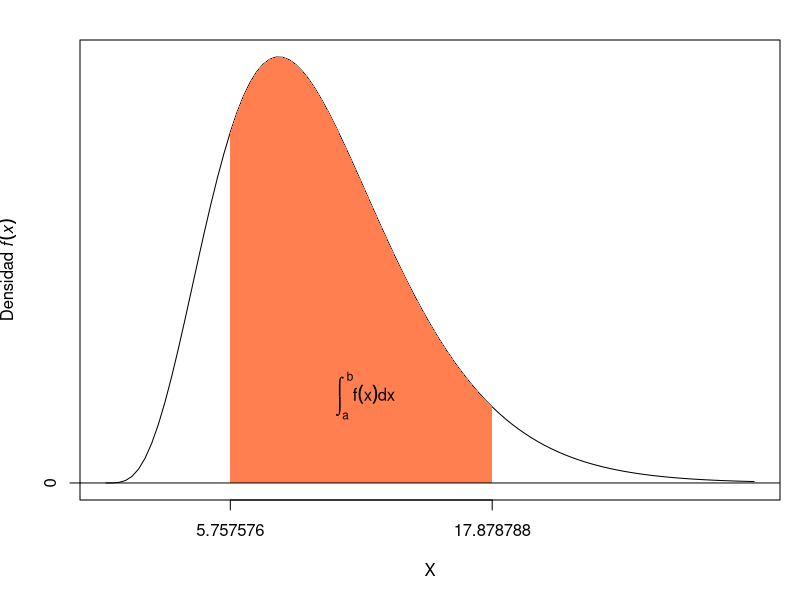
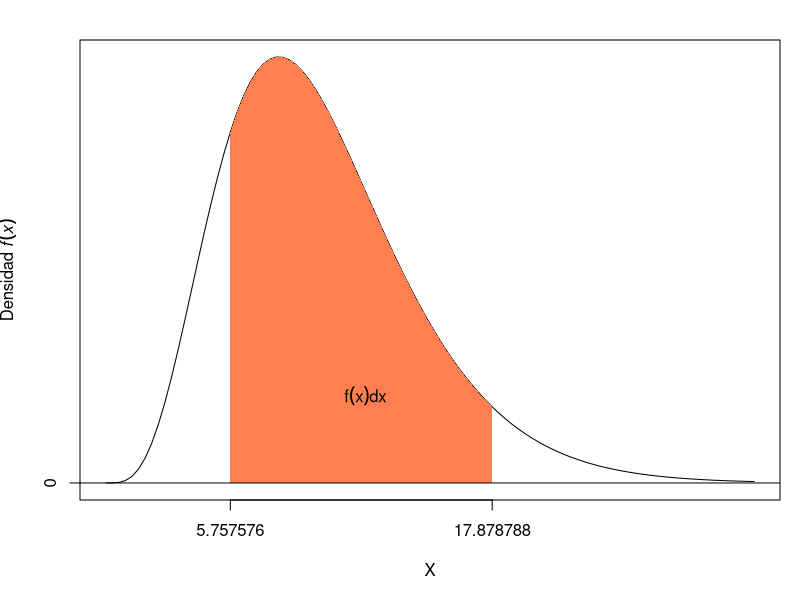
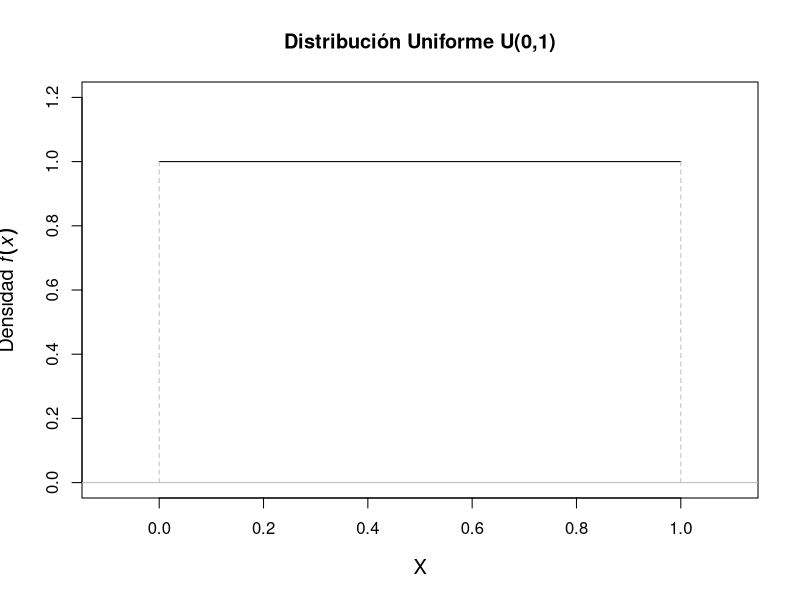
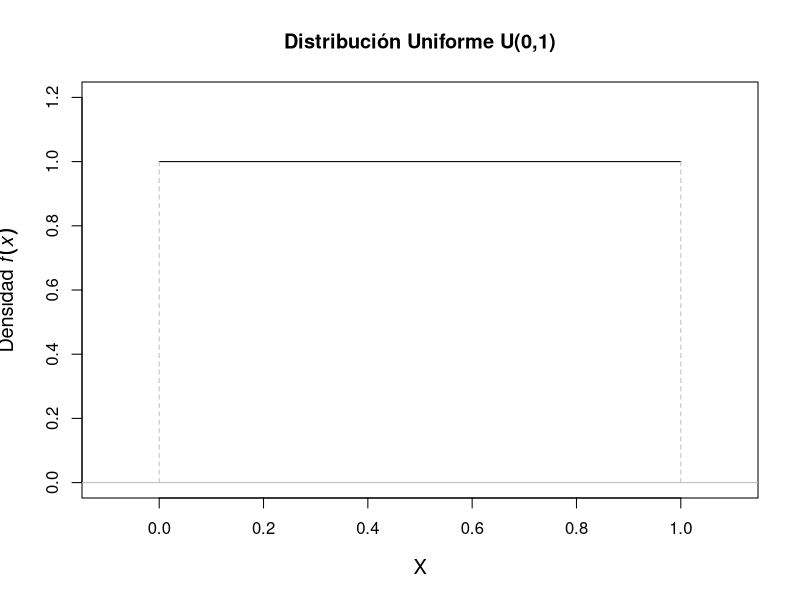
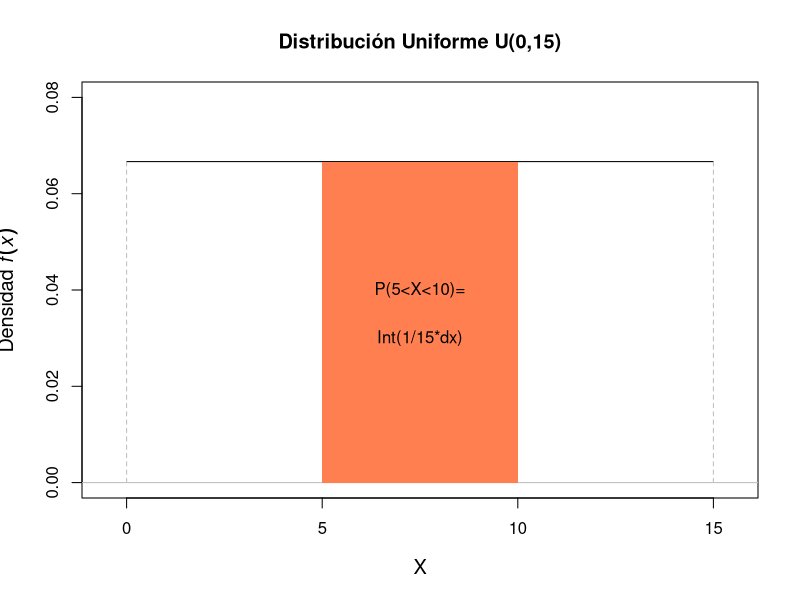
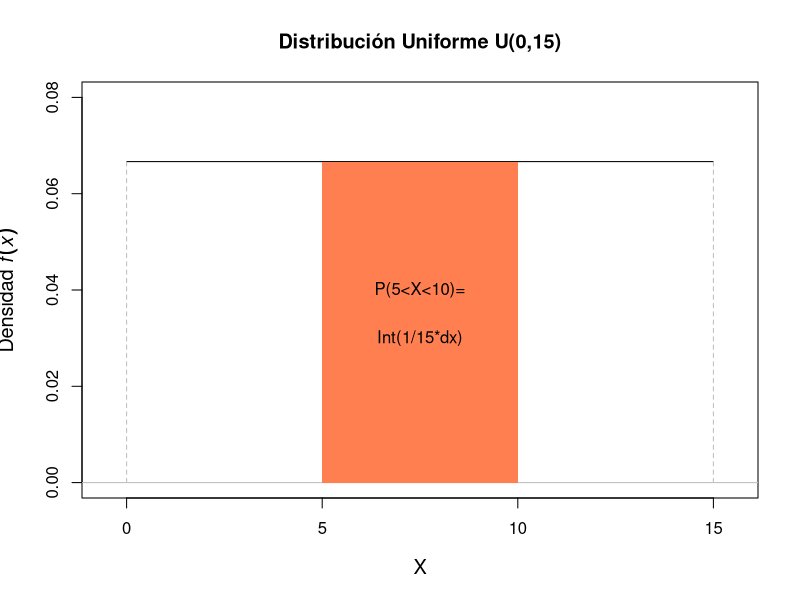
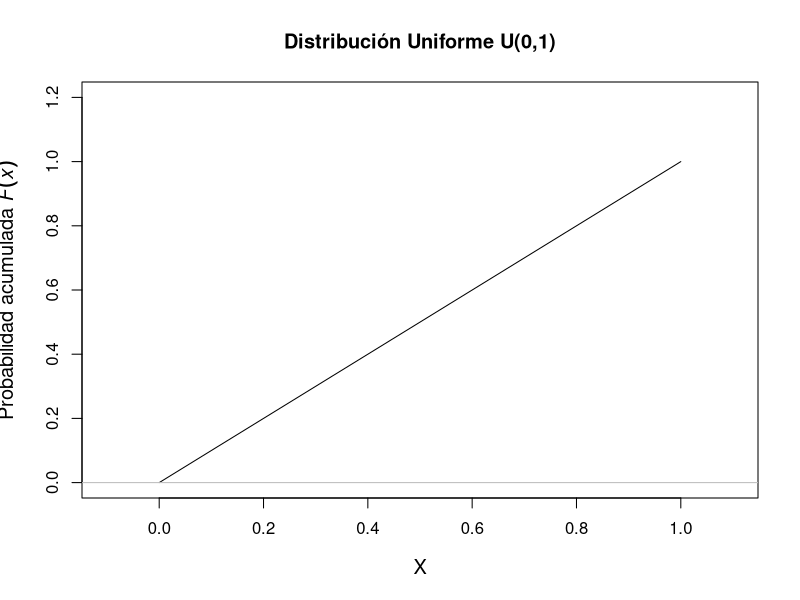
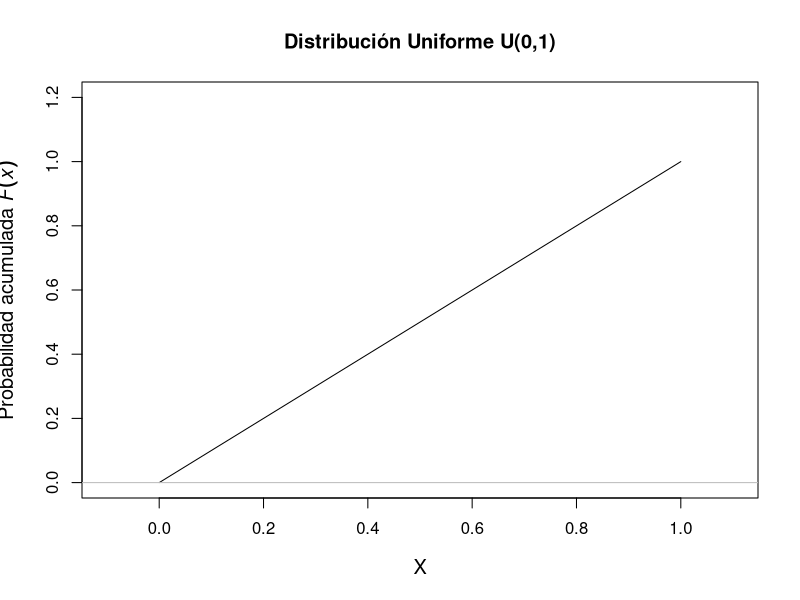

Recreate these plots in R, in order.
setwd("/media/datos/ceu/docencia/materiales/estadistica/presentaciones/curso_estadistica")

#Función de densidad
x11()
x<-seq(0,30,length=100) 
y2<-dchisq(x,df=10) 
par(mar=c(5,4,2,1)) 
plot(x, y2, xlim=c(0,30), type="l", xlab="X", ylab=expression(paste("Densidad ",italic(f(x)))), xaxt="n", yaxt="n") 
axis(side=1,c(x[20],x[60]))
axis(side=2,c(0))
polygon(c(x[20],x[20:60],x[60]), c(0,y2[20:60],0), col="coral", lty=0) 
text(12,0.02,expression(integral(f(x)*dx,a,b)))
abline(h=0,color="gray")
dev.copy2eps(file="img/variables_aleatorias_continuas/calculo_probabilidad_funcion_densidad.eps", width=5, height=5, pointsize=10)
dev.off()

xfig(file="img/variables_aleatorias_continuas/calculo_probabilidad_funcion_densidad.fig", onefile=TRUE, width=5, height=5, pointsize=10)
x<-seq(0,30,length=100) 
y2<-dchisq(x,df=10) 
par(mar=c(5,4,2,1)) 
plot(x, y2, xlim=c(0,30), type="l", xlab="X", ylab=expression(paste("Densidad ",italic(f(x)))), xaxt="n", yaxt="n") 
axis(side=1,c(x[20],x[60]))
axis(side=2,c(0))
polygon(c(x[20],x[20:60],x[60]), c(0,y2[20:60],0), col="coral", lty=0) 
text(12,0.02,expression(f(x)*dx))
abline(h=0, color="gray")
dev.off()


#Función de densidad uniforme
x11()
par(cex.lab=1.2)
x <- seq(0, 1, length=10)
plot(x, dunif(x, min=0, max=1), xlab="X", xlim=c(-0.1,1.1), ylim=c(0,1.2),ylab=expression(paste("Densidad ",italic(f(x)))), main="Distribución Uniforme U(0,1)", type="l")
abline(h=0, col="gray")
segments(0,0,0,1, lty=2, col="gray")
segments(1,0,1,1, lty=2, col="gray")
dev.copy2eps(file="img/variables_aleatorias_continuas/funcion_densidad_uniforme.eps", width=5, height=5, pointsize=10)
dev.off()

xfig(file="img/variables_aleatorias_continuas/funcion_densidad_uniforme.fig", onefile=TRUE, width=5, height=5, pointsize=10)
par(cex.lab=1.2)
x <- seq(0, 1, length=10)
plot(x, dunif(x, min=0, max=1), xlab="X", xlim=c(-0.1,1.1), ylim=c(0,1.2),ylab=expression(paste("Densidad ",italic(f(x)))), main="Distribución Uniforme U(0,1)", type="l")
abline(h=0, col="gray")
segments(0,0,0,1, lty=2, col="gray")
segments(1,0,1,1, lty=2, col="gray")
dev.off()


#Calculo de probabilidades con la uniforme
x = seq(0, 15, by=5)
y = dunif(x, min=0, max=15)
x11()
par(cex.lab=1.2)
plot(x, y, xlab="X", xlim=c(-0.5,15.5), ylim=c(0,0.08),ylab=expression(paste("Densidad ",italic(f(x)))), main="Distribución Uniforme U(0,15)", type="l")
abline(h=0, col="gray")
polygon(c(x[2],x[2],x[3],x[3]), c(0,y[1],y[2],0), col="coral", lty=0)
text(7.5,0.04,"P(5<X<10)=")
text(7.5,0.03,"Int(1/15*dx)")
segments(0,0,0,1/15, lty=2, col="gray")
segments(15,0,15,1/15, lty=2, col="gray")
dev.copy2eps(file="img/variables_aleatorias_continuas/calculo_probabilidades_uniforme.eps", width=5, height=5, pointsize=10)
dev.off()

xfig(file="img/variables_aleatorias_continuas/calculo_probabilidades_uniforme.fig", onefile=TRUE, width=5, height=5, pointsize=10)
par(cex.lab=1.2)
plot(x, y, xlab="X", xlim=c(-0.5,15.5), ylim=c(0,0.08),ylab=expression(paste("Densidad ",italic(f(x)))), main="Distribución Uniforme U(0,15)", type="l")
abline(h=0, col="gray")
polygon(c(x[2],x[2],x[3],x[3]), c(0,y[1],y[2],0), col="coral", lty=0)
text(7.5,0.04,"P(5<X<10)=")
text(7.5,0.03,"Int(1/15*dx)")
segments(0,0,0,1/15, lty=2, col="gray")
segments(15,0,15,1/15, lty=2, col="gray")
dev.off()


#Función de distribución uniforme
x11()
par(cex.lab=1.2)
x <- seq(0, 1, length=10)
plot(x, punif(x, min=0, max=1), xlab="X", xlim=c(-0.1,1.1), ylim=c(0,1.2),ylab=expression(paste("Probabilidad acumulada ",italic(F(x)))), main="Distribución Uniforme U(0,1)", type="l")
abline(h=0, col="gray")
dev.copy2eps(file="img/variables_aleatorias_continuas/funcion_distribucion_uniforme.eps", width=5, height=5, pointsize=10)
dev.off()

xfig(file="img/variables_aleatorias_continuas/funcion_distribucion_uniforme.fig", onefile=TRUE, width=5, height=5, pointsize=10)
par(cex.lab=1.2)
x <- seq(0, 1, length=10)
plot(x, punif(x, min=0, max=1), xlab="X", xlim=c(-0.1,1.1), ylim=c(0,1.2),ylab=expression(paste("Probabilidad acumulada ",italic(F(x)))), main="Distribución Uniforme U(0,1)", type="l")
abline(h=0, col="gray")
dev.off()


#Función de densidad de la normal estándar
x11()
par(cex.lab=1.2)
x <- seq(-3.291, 3.291, length=100)
plot(x, dnorm(x, mean=0, sd=1), xlab="X", ylab=expression(paste("Densidad ",italic(f(x)))), main=expression(paste("Distribución normal estándar N(", mu, " = 0, ", sigma, " = 1)")), type="l")
abline(h=0, col="gray")
dev.copy2eps(file="img/variables_aleatorias_continuas/funcion_densidad_normal_estandar.eps", width=5, height=5, pointsize=10)
dev.off()

xfig(file="img/variables_aleatorias_continuas/funcion_densidad_normal_estandar.fig", onefile=TRUE, width=5, height=5, pointsize=10)
plot(x, dnorm(x, mean=0, sd=1), xlab="X", ylab=expression(paste("Densidad ",italic(f(x)))), main=expression(paste("Distribución normal estándar N(", mu, " = 0, ", sigma, " = 1)")), type="l")
abline(h=0, col="gray")
dev.off()


#Función de densidad de normales con distinta media
x <- seq(-3.291, 3.291, length=100)
x11()
par(cex.lab=1.2)
plot(x, dnorm(x, mean=0, sd=1), xlim=c(-3.3,5.3), xlab="X", ylab=expression(paste("Densidad ",italic(f(x)))), main="Distribuciones normales con la misma varianza y distintas medias", type="l", col="coral")
lines(x+2, dnorm(x, mean=0, sd=1), type="l", col="royalblue1")
abline(h=0, col="gray")
legend(2.5, .4, lty=1, col=c("coral","royalblue1"), legend=expression(X==N(mu==0,sigma==1),Y==N(mu==2,sigma==1)), bty="n") 
dev.copy2eps(file="img/variables_aleatorias_continuas/funcion_densidad_normales_distinta_media.eps", width=5, height=5, pointsize=10)
dev.off()

xfig(file="img/variables_aleatorias_continuas/funcion_densidad_normales_distinta_media.fig", onefile=TRUE, width=5, height=5, pointsize=10)
par(cex.lab=1.2)
plot(x, dnorm(x, mean=0, sd=1), xlim=c(-3.3,5.3), xlab="X", ylab=expression(paste("Densidad ",italic(f(x)))), main="Distribuciones normales con la misma varianza y distintas medias", type="l", col="coral")
lines(x+2, dnorm(x, mean=0, sd=1), type="l", col="royalblue1")
abline(h=0, col="gray")
legend(2.5, .4, lty=1, col=c("coral","royalblue1"), legend=expression(X==N(mu==0,sigma==1),Y==N(mu==2,sigma==1)), bty="n") 
dev.off()


#Función de densidad de normales con distinta varianza
x = seq(-3.291, 3.291, length=100)
y = seq(-6.581, 6.581, length=100)
x11()
par(cex.lab=1.2)
plot(x, dnorm(x, mean=0, sd=1), xlim=c(-6.6,6.6), xlab="X", ylab=expression(paste("Densidad ",italic(f(x)))), main="Distribuciones normales con la misma media y distinta varianza", type="l", col="coral")
lines(y, dnorm(y, mean=0, sd=2), type="l", col="royalblue1")
abline(h=0, col="gray")
legend(2.2, .4, lty=1, col=c("coral","royalblue1"), legend=expression(X==N(mu==0,sigma==1),Y==N(mu==0,sigma==2)), bty="n") 
dev.copy2eps(file="img/variables_aleatorias_continuas/funcion_densidad_normales_distinta_varianza.eps", width=5, height=5, pointsize=10)
dev.off()

xfig(file="img/variables_aleatorias_continuas/funcion_densidad_normales_distinta_varianza.fig", onefile=TRUE, width=5, height=5, pointsize=10)
par(cex.lab=1.2)
plot(x, dnorm(x, mean=0, sd=1), xlim=c(-6.6,6.6), xlab="X", ylab=expression(paste("Densidad ",italic(f(x)))), main="Distribuciones normales con la misma media y distinta varianza", type="l", col="coral")
lines(y, dnorm(y, mean=0, sd=2), type="l", col="royalblue1")
abline(h=0, col="gray")
legend(2.2, .4, lty=1, col=c("coral","royalblue1"), legend=expression(X==N(mu==0,sigma==1),Y==N(mu==0,sigma==2)), bty="n") 
dev.off()


#Función de distribución de la normal estándar
x11()
par(cex.lab=1.2)
x <- seq(-3.291, 3.291, length=100)
plot(x, pnorm(x, mean=0, sd=1), xlab="X", ylab=expression(paste("Probabilidad acumulada ",italic(F(x)))), main=expression(paste("Distribución normal estándar N(", mu, " = 0, ", sigma, " = 1)")), type="l")
abline(h=0, col="gray")
dev.copy2eps(file="img/variables_aleatorias_continuas/funcion_distribucion_normal_estandar.eps", width=5, height=5, pointsize=10)
dev.off()

xfig(file="img/variables_aleatorias_continuas/funcion_distribucion_normal_estandar.fig", onefile=TRUE, width=5, height=5, pointsize=10)
par(cex.lab=1.2)
plot(x, pnorm(x, mean=0, sd=1), xlab="X", ylab=expression(paste("Probabilidad acumulada ",italic(F(x)))), main=expression(paste("Distribución normal estándar N(", mu, " = 0, ", sigma, " = 1)")), type="l")
abline(h=0, col="gray")
dev.off()


#Calculo de probabilidades con la función de distribución de la normal estándar cola izda
x = seq(-3.48, 3.49, by=0.05)
y = dnorm(x,mean=0,sd=1)
x0 = x[81]
p0 = floor(pnorm(x0, mean=0, sd=1, lower.tail=TRUE)*10000)/10000
x11()
par(cex.lab=1.2)
plot(x, y, xlab="X", ylab=expression(paste("Densidad ",italic(f(x)))), main=expression(paste("Distribución normal estándar N(", mu, " = 0, ", sigma, " = 1)")), type="l")
polygon(c(x[1],x[1:81],x[81]), c(0,y[1:81],0), col="coral", lty=0)
lines (x, y, type="l")
axis(side=1,c(x0))
text(-0.5,0.06,paste("F(",x0,")=",p0))
abline(h=0, col="gray")
dev.copy2eps(file="img/variables_aleatorias_continuas/calculo_probabilidades_normal_estandar.eps", width=5, height=5, pointsize=10)
dev.off()

xfig(file="img/variables_aleatorias_continuas/calculo_probabilidades_normal_estandar.fig", onefile=TRUE, width=5, height=5, pointsize=10)
par(cex.lab=1.2)
plot(x, y, xlab="X", ylab=expression(paste("Densidad ",italic(f(x)))), main=expression(paste("Distribución normal estándar N(", mu, " = 0, ", sigma, " = 1)")), type="l")
polygon(c(x[1],x[1:81],x[81]), c(0,y[1:81],0), col="coral", lty=0)
lines (x, y, type="l")
axis(side=1,c(x0))
text(-0.5,0.06,paste("F(",x0,")=",p0))
abline(h=0, col="gray")
dev.off()


#Calculo de probabilidades con la función de distribución de la normal estándar cola drcha
x = seq(-3.48, 3.49, by=0.05)
y = dnorm(x,mean=0,sd=1)
x0 = x[81]
p0 = floor(pnorm(x0, mean=0, sd=1, lower.tail=TRUE)*10000)/10000
x11()
par(cex.lab=1.2)
plot(x, y, xlab="X", ylab=expression(paste("Densidad ",italic(f(x)))), main=expression(paste("Distribución normal estándar N(", mu, " = 0, ", sigma, " = 1)")), type="l")
polygon(c(x[81],x[81:140],x[140]), c(0,y[81:140],0), col="coral", lty=0)
polygon(c(x[1],x[1:81],x[81]), c(0,y[1:81],0), col="royalblue1", lty=0) 
axis(side=1,c(x0))
text(-0.5,0.06,paste("F(",x0,")=",p0))
text(1.3,0.06,paste("P(X>",x0,")="))
text(1.3,0.04,paste("1-F(",x0,")="))
text(1.3,0.02,"1-0.6985=0.3015")
abline(h=0, col="gray")
dev.copy2eps(file="img/variables_aleatorias_continuas/calculo_probabilidades_derecha_normal_estandar.eps", width=5, height=5, pointsize=10)
dev.off()

xfig(file="img/variables_aleatorias_continuas/calculo_probabilidades_derecha_normal_estandar.fig", onefile=TRUE, width=5, height=5, pointsize=10)
par(cex.lab=1.2)
plot(x, y, xlab="X", ylab=expression(paste("Densidad ",italic(f(x)))), main=expression(paste("Distribución normal estándar N(", mu, " = 0, ", sigma, " = 1)")), type="l")
polygon(c(x[81],x[81:140],x[140]), c(0,y[81:140],0), col="coral", lty=0)
polygon(c(x[1],x[1:81],x[81]), c(0,y[1:81],0), col="royalblue1", lty=0) 
axis(side=1,c(x0))
text(-0.5,0.06,paste("F(",x0,")=",p0))
text(1.3,0.06,paste("P(X>",x0,")="))
text(1.3,0.04,paste("1-F(",x0,")="))
text(1.3,0.02,"1-0.6985=0.3015")
abline(h=0, col="gray")
dev.copy2eps(file="img/variables_aleatorias_continuas/calculo_probabilidades_derecha_normal_estandar.eps", width=5, height=5, pointsize=10)
dev.off()


#Función de densidad de la chi cuadrado
x = seq(0, 24.103, length=100)
y1 = dchisq(x, df=1)
y2 = dchisq(x, df=3)
y3 = dchisq(x, df=10)
x11()
par(cex.lab=1.2)
plot(x, y1, xlab="X", ylim=c(0,0.3), ylab=expression(paste("Densidad ",italic(f(x)))), main="Distintas distribuciones chi-cuadrado", col="coral", type="l")
lines(x, y2, type="l", col="royalblue1")
lines(x, y3, type="l", col="lightgreen")
abline(h=0, col="gray")
legend(20, 0.3, lty=1, col=c("coral","royalblue1","lightgreen"), legend=expression(Chi^2(1),Chi^2(3),Chi^2(10)), bty="n") 
dev.copy2eps(file="img/variables_aleatorias_continuas/funcion_densidad_chi_cuadrado.eps", width=5, height=5, pointsize=10)
dev.off()

xfig(file="img/variables_aleatorias_continuas/funcion_densidad_chi_cuadrado.fig", onefile=TRUE, width=5, height=5, pointsize=10)
par(cex.lab=1.2)
plot(x, y1, xlab="X", ylim=c(0,0.3), ylab=expression(paste("Densidad ",italic(f(x)))), main="Distintas distribuciones chi-cuadrado", col="coral", type="l")
lines(x, y2, type="l", col="royalblue1")
lines(x, y3, type="l", col="lightgreen")
abline(h=0, col="gray")
legend(20, 0.3, lty=1, col=c("coral","royalblue1","lightgreen"), legend=expression(Chi^2(1),Chi^2(3),Chi^2(10)), bty="n") 
dev.off()


#Función de densidad de la t de student
x = seq(-4.587, 4.587, length=100)
y1 = dt(x, df=1)
y2 = dt(x, df=3)
y3 = dt(x, df=10)
x11()
par(cex.lab=1.2)
plot(x, y1, xlab="X", ylim=c(0,0.4), ylab=expression(paste("Densidad ",italic(f(x)))), main="Distintas distribuciones t de student", type="l", col="coral")
lines(x, y2, type="l", col="royalblue1")
lines(x, y3, type="l", col="lightgreen")
abline(h=0, col="gray")
legend(3, 0.4, lty=1, col=c("coral","royalblue1","lightgreen"), legend=expression(T(1),T(3),T(10)), bty="n") 
dev.copy2eps(file="img/variables_aleatorias_continuas/funcion_densidad_t_student.eps", width=5, height=5, pointsize=10)
dev.off()

xfig(file="img/variables_aleatorias_continuas/funcion_densidad_t_student.fig", onefile=TRUE, width=5, height=5, pointsize=10)
par(cex.lab=1.2)
plot(x, y1, xlab="X", ylim=c(0,0.4), ylab=expression(paste("Densidad ",italic(f(x)))), main="Distintas distribuciones t de student", type="l", col="coral")
lines(x, y2, type="l", col="royalblue1")
lines(x, y3, type="l", col="lightgreen")
abline(h=0, col="gray")
legend(3, 0.4, lty=1, col=c("coral","royalblue1","lightgreen"), legend=expression(T(1),T(3),T(10)), bty="n") 
dev.off()


#Función de densidad de la F de Fisher
x = seq(0,5, length=200)
y1 = df(x, df1=3, df2=3)
y2 = df(x, df1=10, df2=5)
y3 = df(x, df1=10, df2=20)
x11()
par(cex.lab=1.2)
plot(x, y1, xlab="X", ylim=c(0,0.9), ylab=expression(paste("Densidad ",italic(f(x)))), main="Distintas distribuciones F de Fisher-Snedecor", type="l", col="coral")
lines(x, y2, type="l", col="royalblue1")
lines(x, y3, type="l", col="lightgreen")
abline(h=0, col="gray")
legend(3.8, 0.9, lty=1, col=c("coral","royalblue1","lightgreen"), legend=expression(F(3,3),F(10,5),F(10,20)), bty="n") 
dev.copy2eps(file="img/variables_aleatorias_continuas/funcion_densidad_f_fisher.eps", width=5, height=5, pointsize=10)
dev.off()

xfig(file="img/variables_aleatorias_continuas/funcion_densidad_f_fisher.fig", onefile=TRUE, width=5, height=5, pointsize=10)
par(cex.lab=1.2)
plot(x, y1, xlab="X", ylim=c(0,0.9), ylab=expression(paste("Densidad ",italic(f(x)))), main="Distintas distribuciones F de Fisher-Snedecor", type="l", col="coral")
lines(x, y2, type="l", col="royalblue1")
lines(x, y3, type="l", col="lightgreen")
abline(h=0, col="gray")
legend(3.8, 0.9, lty=1, col=c("coral","royalblue1","lightgreen"), legend=expression(F(3,3),F(10,5),F(10,20)), bty="n") 
dev.off()


